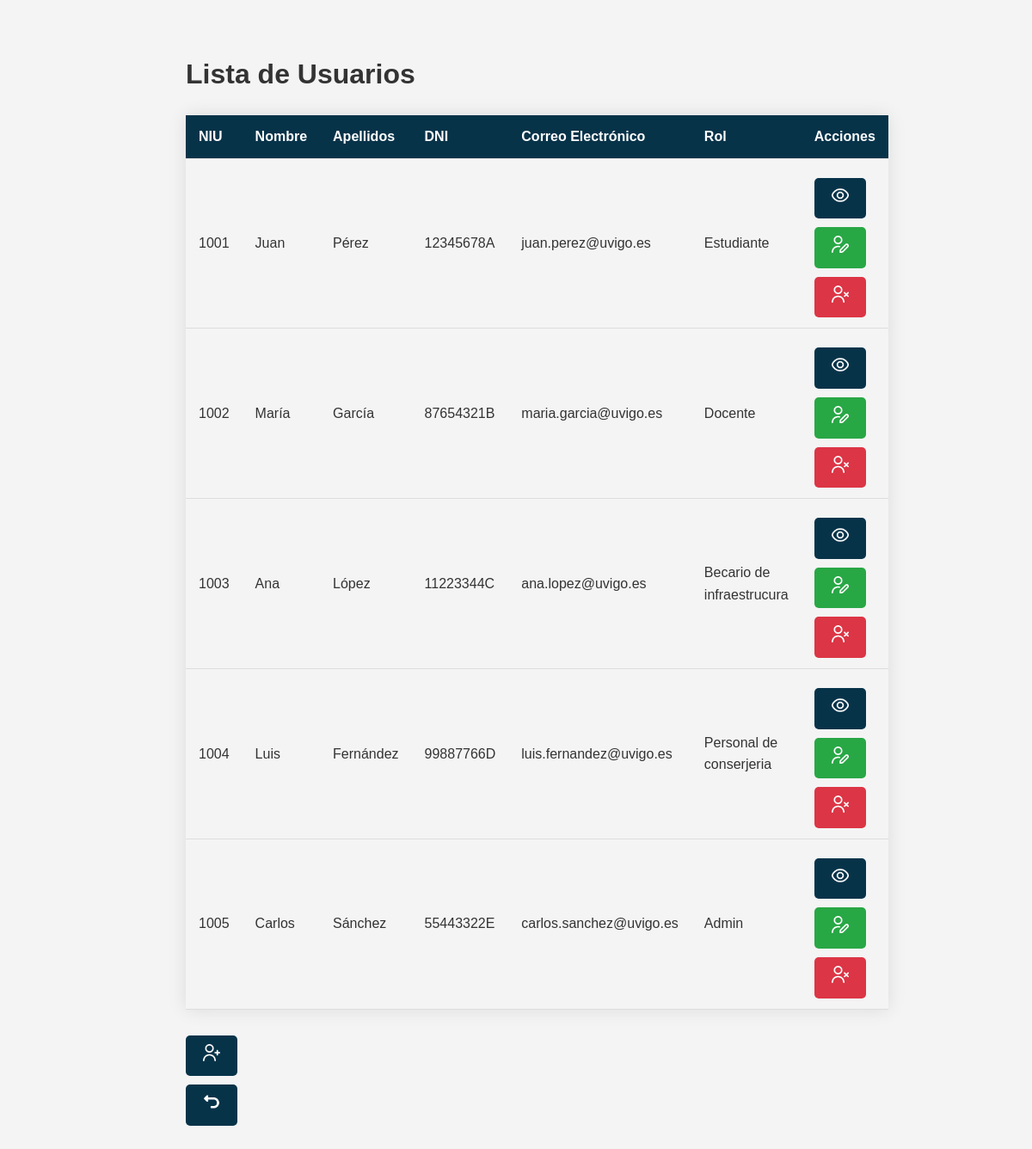
The page /Controllers/Usuarios_Controller.php?action=list_users (signed in) on the database its author committed.
### tables this page shows
CREATE TABLE Usuario (
    ID_Usuario INT AUTO_INCREMENT PRIMARY KEY,
    DNI VARCHAR(9) NOT NULL UNIQUE,
    Nombre VARCHAR(50) NOT NULL,
    Apellidos VARCHAR(50) NOT NULL,
    NIU VARCHAR(50) NOT NULL UNIQUE,
    Email VARCHAR(100) NOT NULL,
    Rol ENUM('Estudiante', 'Docente', 'Becario de infraestrucura', 'Personal de conserjeria', 'Admin') NOT NULL,
    Contrasena VARCHAR(100) NOT NULL
);

### Locales/Strings_SPANISH.php (called while the page is built)
<?php
$strings = array(
    'Acciones' => 'Acciones',
    'Añadir' => 'Añadir',
    'Añadir Recurso' => 'Añadir Recurso',
    'Añadir Usuario' => 'Añadir Usuario',
    'Apellidos' => 'Apellidos',
    'Contrasena' => 'Contraseña',
    'Correo Electrónico' => 'Correo Electrónico',
    'Descripción' => 'Descripción',
    'Descripcion' => 'Descripcion',
    'Disponible' => 'Disponible',
    'Disponibilidad' => 'Disponibilidad',
    'DNI' => 'DNI',
    'Editar' => 'Editar',
    'Editar Recurso' => 'Editar Recurso',
    'Editar Usuario' => 'Editar Usuario',
    'Eliminar' => 'Eliminar',
    'Fecha y Hora de la Reserva' => 'Fecha y Hora de la Reserva',
    'Gestion de usuarios' => 'Gestion de usuarios',
    'Guardar Cambios' => 'Guardar Cambios',
    'Lista de Recursos' => 'Lista de Recursos',
    'Lista de Usuarios' => 'Lista de Usuarios',
    'Login'=> 'Login',
    'Menu' => 'Menú',
    'NIU' => 'NIU',
    'No disponible' => 'No disponible',
    'Nombre' => 'Nombre',
    'Reservar' => 'Reservar',
    'Reservar Recurso' => 'Reservar Recurso',
    'Reservar recurso' => 'Reservar recurso',
    'Recurso' => 'Recurso',
    'Rol' => 'Rol',
    'Tipo' => 'Tipo',
    'Volver' => 'Volver',
    'Ver Recurso' => 'Ver Recurso',
    'Ver Usuario' => 'Ver Usuario',
    'Mensaje' => 'Mensaje',
    '¿Estás seguro de que quieres eliminar este recurso?' => '¿Estás seguro de que quieres eliminar este recurso?',
);
?>

### models/Usuarios_Model.php (called while the page is built, shortened)
<?php
class Usuarios_Model {
    var $NIU;
    var $Nombre;
    var $Apellidos;
    var $DNI;
    var $Email;
    var $Rol;
    function __construct($ID_Usuario, $NIU, $Nombre, $Apellidos, $DNI, $Email, $Rol, $Contrasena) {
        $this->NIU = $NIU;
        $this->Nombre = $Nombre;
        $this->Apellidos = $Apellidos;
        $this->DNI = $DNI;
        $this->Email = $Email;
        $this->Rol = $Rol;
        include_once 'Access_DB.php';
        $this->mysqli = ConnectDB();
    }
    function search() {
        $sql = "SELECT * FROM Usuario
                WHERE NIU LIKE ? AND
                      Nombre LIKE ? AND
                      Apellidos LIKE ? AND
                      DNI LIKE ? AND
                      Email LIKE ? AND
                      Rol LIKE ?";
        $stmt = $this->mysqli->prepare($sql);
        $search_niu = "%$this->NIU%";
        $search_nombre = "%$this->Nombre%";
        $search_apellidos = "%$this->Apellidos%";
        $search_dni = "%$this->DNI%";
        $search_correo = "%$this->Email%";
        $search_rol = "%$this->Rol%";
        $stmt->bind_param('ssssss', $search_niu, $search_nombre, $search_apellidos, $search_dni, $search_correo, $search_rol);
        $stmt->execute();
        return $stmt->get_result();
    }
}
?>

### models/Access_DB.php (called while the page is built, shortened)
<?php
function ConnectDB() {
    $mysqli = new mysqli("localhost", "root", "", "uvigores");
    return $mysqli;
}
?>

### views/User_List_View.php (the view, shortened to what this page needs)
<?php
class User_List_View {
    function __construct($result) {
        $this->result = $result;
        $this->render();
    }
    function render() {
        include '../Locales/Strings_SPANISH.php';
        ?>
        <!DOCTYPE html>
        <html lang="es">
        <head>
            <link rel="stylesheet" href="../css/styles.css">
        </head>
        <body>
            <div class="container">
            <body>
                <div class="container">
                    <h1><?php echo $strings['Lista de Usuarios']; ?></h1>
                    <table class="table">
                    <thead>
                        <tr>
                            <th><?php echo $strings['NIU']; ?></th>
                            <th><?php echo $strings['Nombre']; ?></th>
                            <th><?php echo $strings['Apellidos']; ?></th>
                            <th><?php echo $strings['DNI']; ?></th>
                            <th><?php echo $strings['Correo Electrónico']; ?></th>
                            <th><?php echo $strings['Rol']; ?></th>
                            <th><?php echo $strings['Acciones']; ?></th>
                        </tr>
                    </thead>
                    <tbody>
                    <?php
                    while ($row = $this->result->fetch_assoc()) {
                        echo "<tr>";
                        echo "<td>{$row['NIU']}</td>";
                        echo "<td>{$row['Nombre']}</td>";
                        echo "<td>{$row['Apellidos']}</td>";
                        echo "<td>{$row['DNI']}</td>";
                        echo "<td>{$row['Email']}</td>";
                        echo "<td>{$row['Rol']}</td>";
                        echo "<td>
                                <a class='button button-view' href='Usuarios_Controller.php?action=view_user&DNI={$row['DNI']}' title='Ver usuario'>
                                    <img src='../views/img/show.png' alt='Ver usuario' style='width: 20px; height: 20px;'>
                                </a>
                                <a class='button button-edit' href='Usuarios_Controller.php?action=edit_user&DNI={$row['DNI']}' title='Editar usuario'>
                                    <img src='../views/img/edit-user.png' alt='Editar usuario' style='width: 20px; height: 20px;'>
                                </a>
                                <a class='button button-delete' href='Usuarios_Controller.php?action=delete_user&DNI={$row['DNI']}' title='Eliminar usuario' onclick='return confirm(\"¿Estás seguro de que quieres eliminar este usuario?\")'>
                                    <img src='../views/img/delete-user.png' alt='Eliminar usuario' style='width: 20px; height: 20px;'>
                                </a>
                              </td>";
                        echo "</tr>";
                    }
                    ?>
                    </tbody>
                </table>
                <a class="button" href="Usuarios_Controller.php?action=add_user" title="<?php echo $strings['Añadir Usuario']; ?>">
                    <img src="../views/img/add-user.png" alt="<?php echo $strings['Añadir Usuario']; ?>" style="width: 20px; height: 20px;">
                </a><br>
                <a class="button" href="../index.php" title="<?php echo $strings['Volver']; ?>">
                    <img src="../views/img/turn-back.png" alt="<?php echo $strings['Volver']; ?>" style="width: 20px; height: 20px;">
                </a>
            </div>
        </body>
        </html>
        <?php
    }
}
?>

### controllers/Usuarios_Controller.php (shortened to what this page needs)
<?php
include_once '../Models/Usuarios_Model.php';
include_once '../Views/User_List_View.php';
include_once '../Views/MESSAGE.php';
switch ($_REQUEST['action']) {
    case 'list_users':
        if ($_SESSION['rol'] === 'Admin') {
            include_once '../Models/Usuarios_Model.php';
            $search = '';
            $user_model = new Usuarios_Model('', '', '', '', '', '', '', '');
            if ($search !== '') {
                $result = $user_model->search_by_term($search);
            } else {
                $result = $user_model->search();
            }
            include_once '../Views/User_List_View.php';
            new User_List_View($result);
        } else {
            header('Location: ../index.php');
        }
        break;
}
?>

### css/styles.css (style rules this page uses)
body { font-family: 'Arial', sans-serif; background-color: #f4f4f4; color: #333; margin: 0; padding: 0; line-height: 1.6; }
.container { width: 80%; margin: 0 auto; padding: 20px; }
a { color: #0056b3; text-decoration: none; font-weight: bold; }
button, .button { background-color: #073349; color: white; padding: 10px 20px; border: none; cursor: pointer; text-align: center; border-radius: 5px; font-size: 16px; margin: 5px 0; display: inline-block; }
.table { width: 100%; border-collapse: collapse; margin: 20px 0; font-size: 16px; box-shadow: 0 0 20px rgba(0, 0, 0, 0.1); }
.table thead { background-color: #073349; color: white; }
.table th, .table td { padding: 12px 15px; text-align: left; border-bottom: 1px solid #ddd; }
.button { display: inline-block; padding: 10px 20px; margin: 10px 5px 0 0; background-color: #073349; color: white; text-align: center; text-decoration: none; border-radius: 5px; transition: background-color 0.3s ease; }
.button-edit { background-color: #28a745; }
.button-delete { background-color: #dc3545; }

### rows shown on the page
usuario: NIU "1001", Nombre "Juan", Apellidos "Pérez", DNI "12345678A", Email "juan.perez@uvigo.es", Rol "Estudiante"
usuario: NIU "1002", Nombre "María", Apellidos "García", DNI "87654321B", Email "maria.garcia@uvigo.es", Rol "Docente"
usuario: NIU "1003", Nombre "Ana", Apellidos "López", DNI "11223344C", Email "ana.lopez@uvigo.es", Rol "Becario de infraestrucura"
usuario: NIU "1004", Nombre "Luis", Apellidos "Fernández", DNI "99887766D", Email "luis.fernandez@uvigo.es", Rol "Personal de conserjeria"
usuario: NIU "1005", Nombre "Carlos", Apellidos "Sánchez", DNI "55443322E", Email "carlos.sanchez@uvigo.es", Rol "Admin"

### other values the page prints
$strings['Lista de Usuarios'] "Lista de Usuarios"
$strings['NIU'] "NIU"
$strings['Nombre'] "Nombre"
$strings['Apellidos'] "Apellidos"
$strings['DNI'] "DNI"
$strings['Correo Electrónico'] "Correo Electrónico"
$strings['Rol'] "Rol"
$strings['Acciones'] "Acciones"
